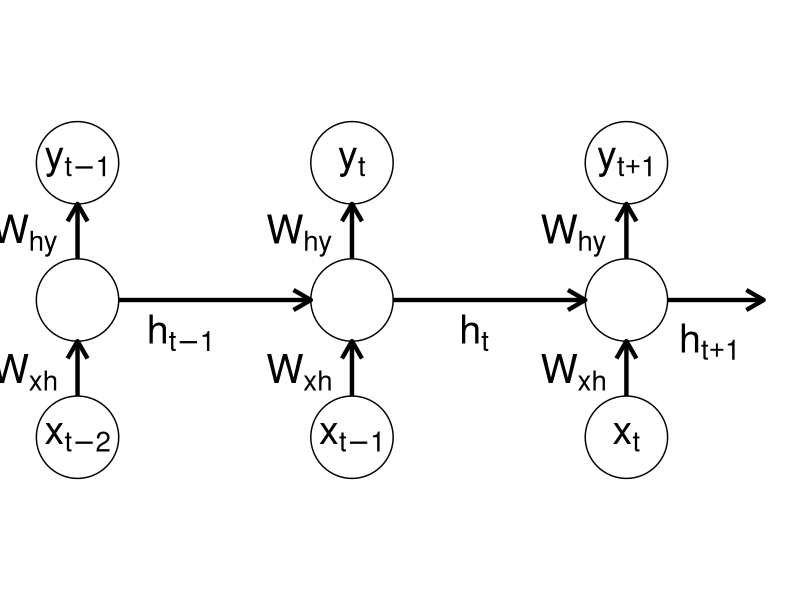
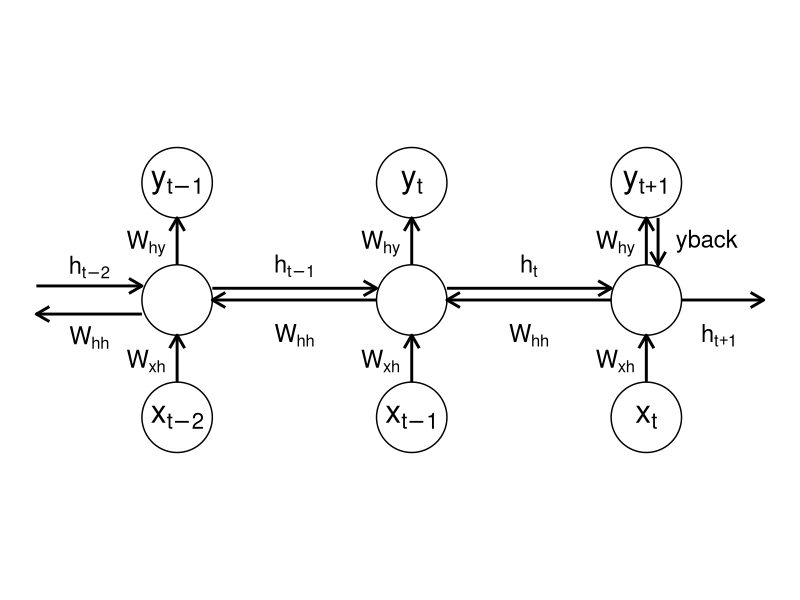

Generate these figures, in order, with R:
library(ggplot2)
library(ggforce)
library(dplyr)

r <- 0.3  # node radius

# Nodes
nodes <- data.frame(
  id = c("x1","h1","y1",
         "x2","h2","y2",
         "x3","h3","y3"),
  label = c("x[t-2]","","y[t-1]",
            "x[t-1]","","y[t]",
            "x[t]","","y[t+1]"),
  x = c(2,2,2,
        4,4,4,
        6,6,6),
  y = c(0,1,2,   # moved x nodes down to y=0.5
        0,1,2,
        0,1,2)
)


# Edges
edges <- data.frame(
  from = c("x1","h1","h2","x2","x3","h1","h2","h3"),
  to   = c("h1","h2","h3","h2","h3","y1","y2","y3"),
  label = c("W[xh]","h[t-1]","h[t]",
            "W[xh]","W[xh]",
            "W[hy]","W[hy]","W[hy]")
)

# Function to shorten arrows
shorten <- function(x1, y1, x2, y2, r){
  dx <- x2 - x1
  dy <- y2 - y1
  d <- sqrt(dx^2 + dy^2)
  if (d == 0) return(c(x1, y1, x2, y2))
  x1s <- x1 + dx * r/d
  y1s <- y1 + dy * r/d
  x2s <- x2 - dx * r/d
  y2s <- y2 - dy * r/d
  c(x1s, y1s, x2s, y2s)
}

# Compute edge coordinates
edges_coords <- bind_rows(lapply(1:nrow(edges), function(i){
  row <- edges[i, ]
  from <- nodes[nodes$id == row$from, ]
  to   <- nodes[nodes$id == row$to, ]
  coords <- shorten(from$x, from$y, to$x, to$y, r)
  tibble(
    x = coords[1], y = coords[2],
    xend = coords[3], yend = coords[4],
    label = row$label
  )
}))

# Calculate offset for extra edge so it starts at the edge of the node
dx <- 1  # x direction (to the right)
dy <- 0  # y direction (horizontal)
d <- sqrt(dx^2 + dy^2)
x_start <- nodes$x[nodes$id == "h3"] + dx * r / d
y_start <- nodes$y[nodes$id == "h3"] + dy * r / d
x_end <- nodes$x[nodes$id == "h3"] + 1
y_end <- nodes$y[nodes$id == "h3"]

extra_edge <- data.frame(
  x = x_start,
  y = y_start,
  xend = x_end,
  yend = y_end,
  label = "h[t+1]"
)

# Separate W and h edges
edges_coords_W <- edges_coords[grepl("^W", edges_coords$label), ]
edges_coords_h <- edges_coords[grepl("^h", edges_coords$label), ]

# Plot
Plot_RNN <- ggplot() +
  geom_circle(data=nodes, aes(x0=x, y0=y, r=r), fill="white", color="black") +
  geom_text(data=nodes, aes(x=x, y=y, label=label), parse=TRUE, size=10) +
  geom_segment(data=edges_coords,
               aes(x=x, y=y, xend=xend, yend=yend),
               arrow=arrow(length=unit(0.2,"inches")), size=1.5) +
  geom_segment(data=extra_edge,
               aes(x=x, y=y, xend=xend, yend=yend),
               arrow=arrow(length=unit(0.2,"inches")), size=1.5) +
  geom_text(data=extra_edge,
            aes(x=(x+xend)/2, y=(y+yend)/2 + 0.2, label=label), # Move label up by 0.2
            parse=TRUE, size=10, vjust=2.4, hjust=0.6) +
  # W edge labels: move up with vjust
  geom_text(data=edges_coords_W,
            aes(x=(x+xend)/2, y=(y+yend)/2, label=label),
            parse=TRUE, size=10, vjust=0.6, hjust=1.3) +
  # h edge labels: move left with hjust
  geom_text(data=edges_coords_h,
            aes(x=(x+xend)/2, y=(y+yend)/2, label=label),
            parse=TRUE, size=10, vjust=1.4, hjust=1) +
  coord_equal() +
  theme_void()

pdf("fig/img/RNN/RNN_Example.pdf", width=10, height=6)
Plot_RNN
dev.off()


#####################################################################################

r <- 0.3  # node radius

# Nodes
nodes <- data.frame(
  id = c("x1","h1","y1",
         "x2","h2","y2",
         "x3","h3","y3"),
  label = c("x[t-2]","","y[t-1]",
            "x[t-1]","","y[t]",
            "x[t]","","y[t+1]"),
  x = c(2,2,2,
        4,4,4,
        6,6,6),
  y = c(0,1,2,   # moved x nodes down to y=0.5
        0,1,2,
        0,1,2)
)


# Edges
edges <- data.frame(
  from = c("x1","h1","h2","x2","x3","h1","h2","h3"),
  to   = c("h1","h2","h3","h2","h3","y1","y2","y3"),
  label = c("W[xh]","h[t-1]","h[t]",
            "W[xh]","W[xh]",
            "W[hy]","W[hy]","W[hy]")
)

# Add reverse edges between middle nodes
reverse_edges <- data.frame(
  from = c("h2", "h3", "y3"),
  to   = c("h1", "h2", "h3"),
  label = c("W[hh]", "W[hh]", "yback")
)

# Combine with original edges
edges_all <- bind_rows(edges, reverse_edges)

# Function to shorten arrows
shorten <- function(x1, y1, x2, y2, r){
  dx <- x2 - x1
  dy <- y2 - y1
  d <- sqrt(dx^2 + dy^2)
  if (d == 0) return(c(x1, y1, x2, y2))
  x1s <- x1 + dx * r/d
  y1s <- y1 + dy * r/d
  x2s <- x2 - dx * r/d
  y2s <- y2 - dy * r/d
  c(x1s, y1s, x2s, y2s)
}

# Compute edge coordinates for all edges
edges_coords_all <- bind_rows(lapply(1:nrow(edges_all), function(i){
  row <- edges_all[i, ]
  from <- nodes[nodes$id == row$from, ]
  to   <- nodes[nodes$id == row$to, ]
  coords <- shorten(from$x, from$y, to$x, to$y, r)
  tibble(
    x = coords[1], y = coords[2],
    xend = coords[3], yend = coords[4],
    label = row$label
  )
}))

# Offset reverse edges higher but keep them connected to nodes
rev_idx <- edges_coords_all$label == "h[rev]"
edges_coords_all$y[rev_idx]    <- edges_coords_all$y[rev_idx]    + 0
edges_coords_all$yend[rev_idx] <- edges_coords_all$yend[rev_idx] + 0

# If you want to move the original h edges down as well:
orig_h_idx <- edges_coords_all$label == "h[t-1]" | edges_coords_all$label == "h[t]"
edges_coords_all$y[orig_h_idx]    <- edges_coords_all$y[orig_h_idx]    + 0.1
edges_coords_all$yend[orig_h_idx] <- edges_coords_all$yend[orig_h_idx] + 0.1

# Offset yback edge to the right but keep it connected to nodes
yback_idx <- edges_coords_all$label == "yback"
edges_coords_all$x[yback_idx]    <- edges_coords_all$x[yback_idx]    + 0.1
edges_coords_all$xend[yback_idx] <- edges_coords_all$xend[yback_idx] + 0.1

# Calculate offset for extra edge so it starts at the edge of the node
dx <- 1  # x direction (to the right)
dy <- 0  # y direction (horizontal)
d <- sqrt(dx^2 + dy^2)
x_start <- nodes$x[nodes$id == "h3"] + dx * r / d
y_start <- nodes$y[nodes$id == "h3"] + dy * r / d
x_end <- nodes$x[nodes$id == "h3"] + 1
y_end <- nodes$y[nodes$id == "h3"]

extra_edge <- data.frame(
  x = x_start,
  y = y_start,
  xend = x_end,
  yend = y_end,
  label = "h[t+1]"
)

# Use the same length as the h[t+1] edge for double edges
edge_length <- x_end - nodes$x[nodes$id == "h3"] # This is 1

# Make double edges longer by increasing edge_length
long_edge_length <- edge_length * 1.5

x_left_long <- nodes$x[nodes$id == "h1"] - long_edge_length
y_left <- nodes$y[nodes$id == "h1"]

# Edge going into h1 (above, now h[t-2])
coords_in <- shorten(x_left_long, y_left + 0.12, nodes$x[nodes$id == "h1"], nodes$y[nodes$id == "h1"] + 0.12, r)
edge_in <- tibble(
  x = coords_in[1], y = coords_in[2],
  xend = coords_in[3], yend = coords_in[4],
  label = "h[t-2]"
)

# Edge going out of h1 (below, now W[hh])
coords_out <- shorten(nodes$x[nodes$id == "h1"], nodes$y[nodes$id == "h1"] - 0.12, x_left_long, y_left - 0.12, r)
edge_out <- tibble(
  x = coords_out[1], y = coords_out[2],
  xend = coords_out[3], yend = coords_out[4],
  label = "W[hh]"
)

# Combine and set label offsets: h[t-2] above, W[hh] below
double_edges_split <- bind_rows(edge_in, edge_out)
double_edges_split$label_offset <- c(0.18, -0.18)

# Add a label_offset column for vertical adjustment
double_edges_split$label_offset <- c(0.18, -0.18) # Adjust these values as needed

# Separate W and h edges
edges_coords_W <- edges_coords_all[grepl("^W", edges_coords_all$label), ]
edges_coords_h <- edges_coords_all[grepl("^h", edges_coords_all$label), ]

# Separate W[hh] edges for custom label placement
edges_coords_W_hh <- edges_coords_all[edges_coords_all$label == "W[hh]", ]

# Separate yback edge for custom label placement
edges_coords_yback <- edges_coords_all[edges_coords_all$label == "yback", ]

# Plot
Plot_RNN_Extra <- ggplot() +
  geom_circle(data=nodes, aes(x0=x, y0=y, r=r), fill="white", color="black") +
  geom_text(data=nodes, aes(x=x, y=y, label=label), parse=TRUE, size=8) +
  geom_segment(data=edges_coords_all,
               aes(x=x, y=y, xend=xend, yend=yend),
               arrow=arrow(length=unit(0.15,"inches")), size=1) +
  geom_segment(data=extra_edge,
               aes(x=x, y=y, xend=xend, yend=yend),
               arrow=arrow(length=unit(0.15,"inches")), size=1) +
  geom_segment(data=double_edges_split,
               aes(x=x, y=y, xend=xend, yend=yend),
               arrow=arrow(length=unit(0.15,"inches")), size=1) +
  geom_text(data=extra_edge,
            aes(x=(x+xend)/2, y=(y+yend)/2 + 0.2, label=label),
            parse=TRUE, size=6, vjust=3.1, hjust=0.6) +
  geom_text(data=edges_coords_W[edges_coords_W$label != "W[hh]", ],
            aes(x=(x+xend)/2, y=(y+yend)/2, label=label),
            parse=TRUE, size=6, vjust=0.6, hjust=1.3) +
  geom_text(data=edges_coords_W_hh,
            aes(x=(x+xend)/2, y=(y+yend)/2 + 0.2, label=label),
            parse=TRUE, size=6, vjust=3.1, hjust=0.5) +
  geom_text(data=edges_coords_h,
            aes(x=(x+xend)/2, y=(y+yend)/2, label=label),
            parse=TRUE, size=6, vjust=-0.5, hjust=0.5) +
  geom_text(data=edges_coords_yback,
            aes(x=(x+xend)/2 + 0.15, y=(y+yend)/2, label=label),
            parse=TRUE, size=6, vjust=0.5, hjust=0) +
  geom_text(data=double_edges_split,
            aes(x=(x+xend)/2, y=(y+yend)/2 + label_offset, label=label),
            parse=TRUE, size=6, vjust=0.6, hjust=0.5) +
  coord_equal() +
  theme_void()

pdf("fig/img/RNN/RNN_Example_Extra.pdf", width=10, height=6)
Plot_RNN_Extra
dev.off()
